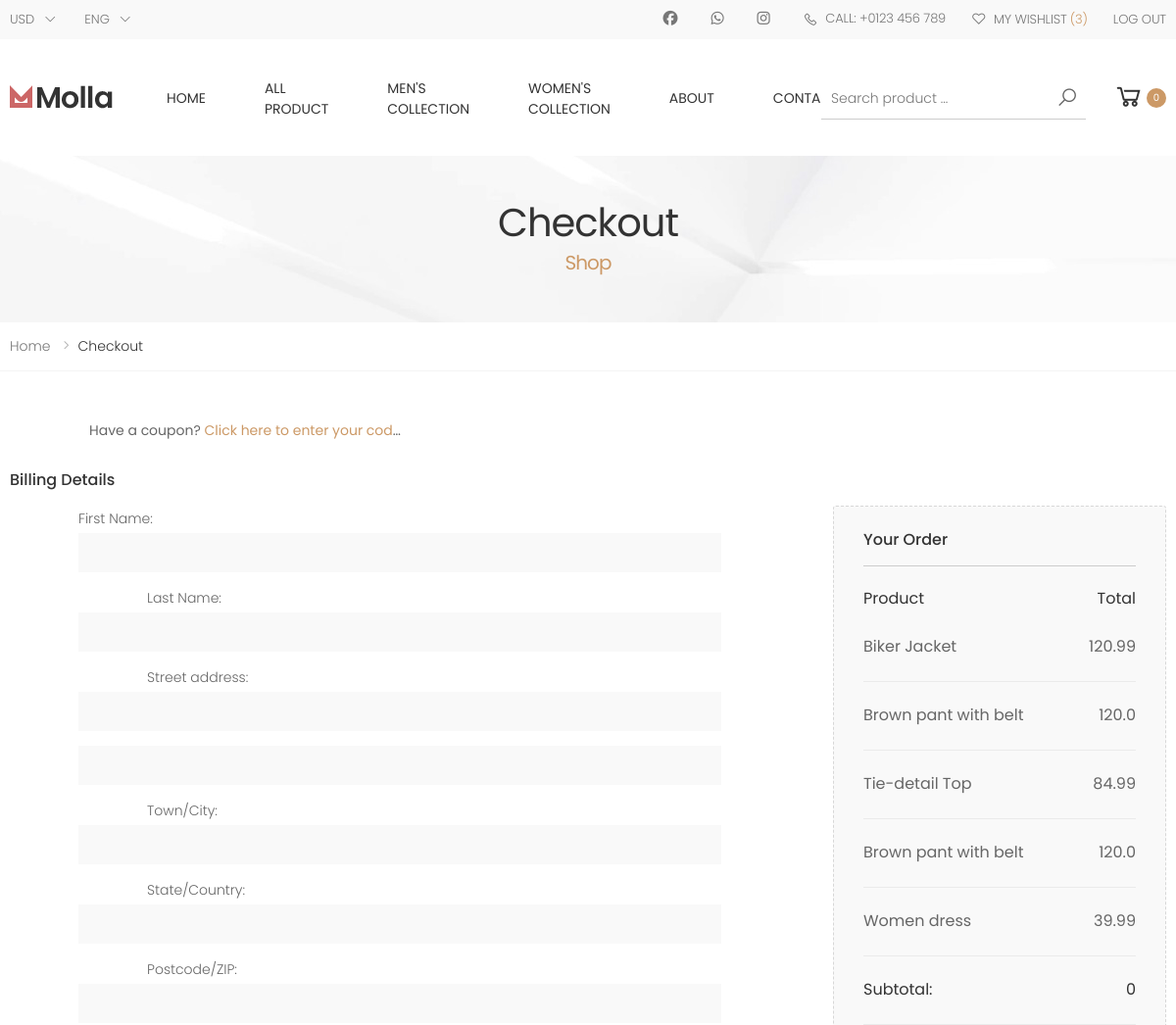
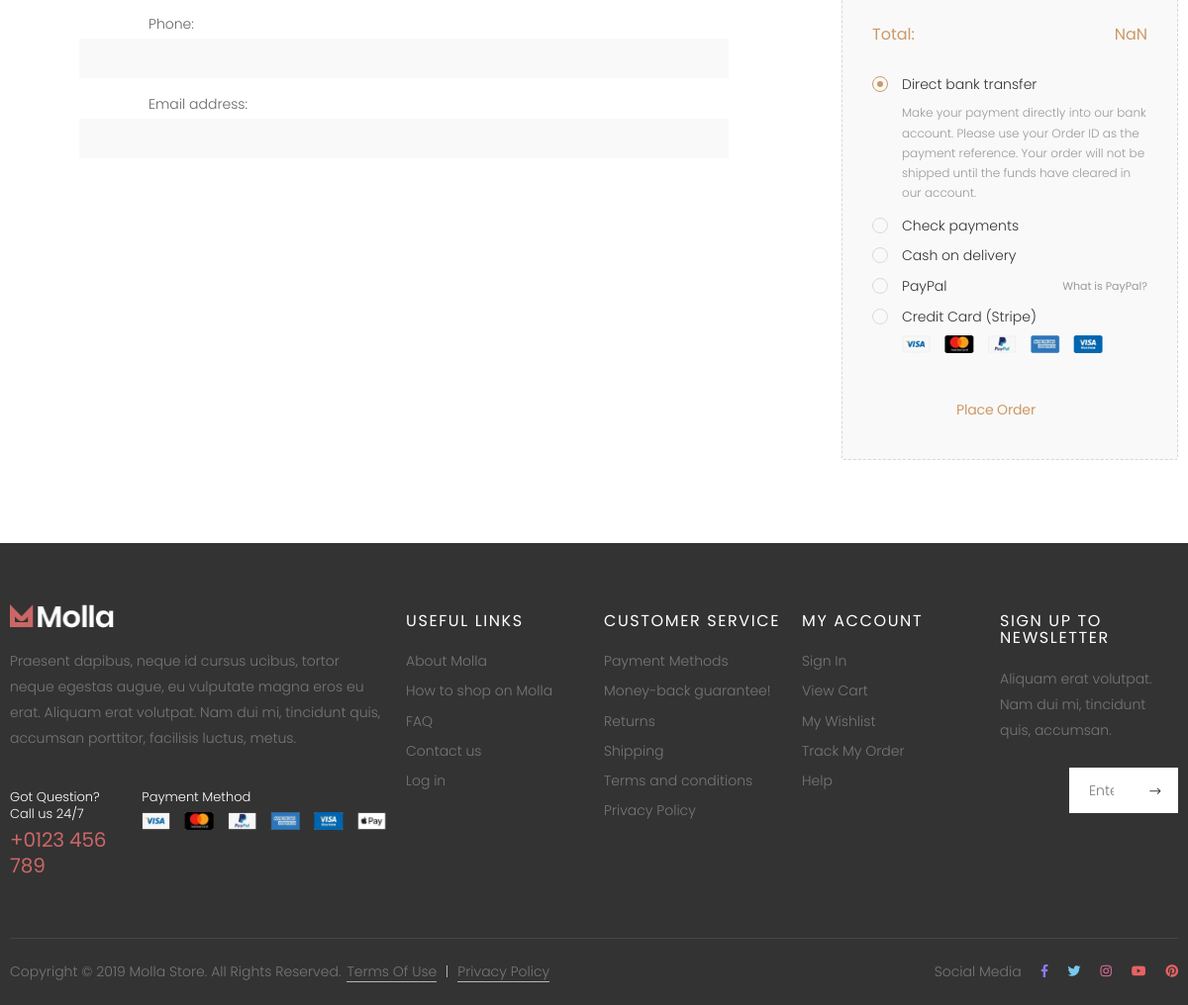
Screenshot of /checkout/ (signed in) with the database file from the repository (2 pictures, top to bottom).
### main/models.py (models this page shows, shortened)
class Cart(models.Model):
    id = models.BigAutoField(primary_key=True,null=False)
    user=models.ForeignKey(User,on_delete=models.CASCADE)
    product= models.ForeignKey(Product,on_delete=models.CASCADE)
    quantity= models.PositiveIntegerField(default=1)

class Product(models.Model):
    id = models.BigAutoField(primary_key=True, null=False)
    title = models.CharField(null=True,max_length=50)
    rating = models.FloatField(null=True)
    price = models.FloatField(null=True)
    offer_price = models.FloatField(null=True)
    introduction = models.CharField(null=True,max_length=200)
    color = models.ImageField(null=True,upload_to='product-img')
    size=models.ForeignKey(Size,default=2, null=True,on_delete=models.SET_DEFAULT)
    small=models.IntegerField(null=True)
    medium=models.IntegerField(null=True)
    large=models.IntegerField(null=True)
    category = models.ManyToManyField(Category)
    tag= models.ManyToManyField('Tag')
    brand = models.ForeignKey(Brand, null=True, on_delete=models.CASCADE)
    description = RichTextField()
    additional_information = RichTextField(null=True)
    shipping_information = RichTextField(null=True)
    hover_image=models.ImageField(null=False,blank=True,upload_to='product-img')
    side_img1=models.ImageField(null=True,blank=True,upload_to='product-img')
    side_img2=models.ImageField(null=True,blank=True,upload_to='product-img')
    side_img3=models.ImageField(null=True,blank=True,upload_to='product-img')
    side_img4=models.ImageField(null=True,blank=True,upload_to='product-img')
    is_featured=models.BooleanField(default=False)
    review=models.IntegerField(null=True)

### main/views.py (the view)
# urls.py: path('checkout/',views.checkout,name='checkout'),
def checkout(request):
    amount=request.GET.get('totalamount')
    print(amount)
    user = request.user
    product = Cart.objects.filter(user=user)
    if request.method == 'POST':
        form = CheckOutForm(request.POST)
        if form.is_valid():
            user = user
            street_address = form.cleaned_data['street_address']
            apartments = form.cleaned_data['apartments']
            town_City = form.cleaned_data['town_City']
            state_Country = form.cleaned_data['state_Country']
            postcode_zip = form.cleaned_data['postcode_zip']
            phone = form.cleaned_data['phone']
            email = form.cleaned_data['email']
            reg = Billing_details(user=user, apartments=apartments,
                                  street_address=street_address, town_City=town_City, state_Country=state_Country, postcode_zip=postcode_zip, phone=phone, email=email)
            reg.save()
            return redirect(sslcommerz_payment_gateway(request,user,amount))
    else:
        form = CheckOutForm()
    return render(request, 'checkout.html', {'form': form,
                                             'product': product})

### main/templates/checkout.html (shortened to what this page needs)
{% load static %}
{% include 'plugin-css.html' %}
{% include 'header.html' %}
        <main class="main">
        	<div class="page-header text-center" id='bg'>
        		<div class="container">
        			<h1 class="page-title">Checkout<span>Shop</span></h1>
        		</div>
        	</div>
            <nav aria-label="breadcrumb" class="breadcrumb-nav">
                <div class="container">
                    <ol class="breadcrumb">
                        <li class="breadcrumb-item"><a href={% url 'home' %}>Home</a></li>
                        <li class="breadcrumb-item active" aria-current="page">Checkout</li>
                    </ol>
                </div>
            </nav>
            <div class="page-content">
            	<div class="checkout">
	                <div class="container">
            			<div class="checkout-discount">
            				<form action="#">
        						<input type="text" class="form-control" required id="checkout-discount-input">
            					<label for="checkout-discount-input" class="text-truncate">Have a coupon? <span>Click here to enter your code</span></label>
            				</form>
            			</div>
						<h2 class="checkout-title">Billing Details</h2>
            			<form method="post" novalidate>
						<div class="row">
		                	<div class="col-lg-9">
    							{% for fm in form %}
										{{fm.label_tag}} {{fm}}
   								{% endfor %}
							</div>
							<aside class="col-lg-3">
		                			<div class="summary">
		                				<h3 class="summary-title">Your Order</h3>
										<table class="table table-summary">
		                					<thead>
		                						<tr>
		                							<th>Product</th>
		                							<th>Total</th>
		                						</tr>
		                					</thead>
		                					<tbody>
											{% for p in product %}
		                						<tr>
		                							<td><a href="#">{{p.product.title}}</a></td>
		                							<td>{{p.product.price}}</td>
		                						</tr>
											{% endfor %}
												<tr class="summary-subtotal">
													<td>Subtotal:</td>
													<td><span id="amount">{{amount}}</span></td>
												</tr>
												<tr class="summary-total">
													<td>Total:</td>
												<td><span id="totalamount">{{totalamount}}</span></td>
												</tr>
		                					</tbody>
		                				</table>
										<div class="accordion-summary" id="accordion-payment">
										    <div class="card">
										        <div class="card-header" id="heading-1">
										            <h2 class="card-title">
										                <a role="button" data-toggle="collapse" href="#collapse-1" aria-expanded="true" aria-controls="collapse-1">
										                    Direct bank transfer
										                </a>
										            </h2>
										        </div>
										        <div id="collapse-1" class="collapse show" aria-labelledby="heading-1" data-parent="#accordion-payment">
										            <div class="card-body">
										                Make your payment directly into our bank account. Please use your Order ID as the payment reference. Your order will not be shipped until the funds have cleared in our account.
										            </div>
										        </div>
										    </div>
										    <div class="card">
										        <div class="card-header" id="heading-2">
										            <h2 class="card-title">
										                <a class="collapsed" role="button" data-toggle="collapse" href="#collapse-2" aria-expanded="false" aria-controls="collapse-2">
										                    Check payments
										                </a>
										            </h2>
										        </div>
										    </div>
										    <div class="card">
										        <div class="card-header" id="heading-3">
										            <h2 class="card-title">
										                <a class="collapsed" role="button" data-toggle="collapse" href="#collapse-3" aria-expanded="false" aria-controls="collapse-3">
										                    Cash on delivery
										                </a>
										            </h2>
										        </div>
										    </div>
										    <div class="card">
										        <div class="card-header" id="heading-4">
										            <h2 class="card-title">
										                <a class="collapsed" role="button" data-toggle="collapse" href="#collapse-4" aria-expanded="false" aria-controls="collapse-4">
										                    PayPal <small class="float-right paypal-link">What is PayPal?</small>
										                </a>
										            </h2>
										        </div>
										    </div>
										    <div class="card">
										        <div class="card-header" id="heading-5">
										            <h2 class="card-title">
										                <a class="collapsed" role="button" data-toggle="collapse" href="#collapse-5" aria-expanded="false" aria-controls="collapse-5">
										                    Credit Card (Stripe)
										                    <img src="{% static 'assets/images/payments-summary.png' %}" alt="payments cards">
										                </a>
										            </h2>
										        </div>
										    </div>
										</div>
										<input type="submit" class="btn btn-outline-primary-2" value="Place Order" />
									</div>
		                		</aside>
		                	</div>
  						</form>
	                </div>
                </div>
            </div>
        </main>
{% include 'footer.html' %}

### main/static/assets/css/demos/demo-7.css (style rules this page uses)
.container,.container-fluid { width:1800px;max-width:100%;padding-left:1rem;padding-right:1rem }

### main/static/assets/css/custom.css (style rules this page uses)
#bg { background-image: url(../images/page-header-bg.jpg); }

### rows the page displays
Cart: product "Biker Jacket", product.price "120.99"
Cart: product "Brown pant with belt", product.price "120.0"
Cart: product "Tie-detail Top", product.price "84.99"
Cart: product "Brown pant with belt", product.price "120.0"
Cart: product "Women dress", product.price "39.99"

### other values shown
{{ fm.label_tag }} "First Name:" "Last Name:" "Street address:" "Town/City:" "State/Country:" "Postcode/ZIP:" "Phone:" "Email address:"
